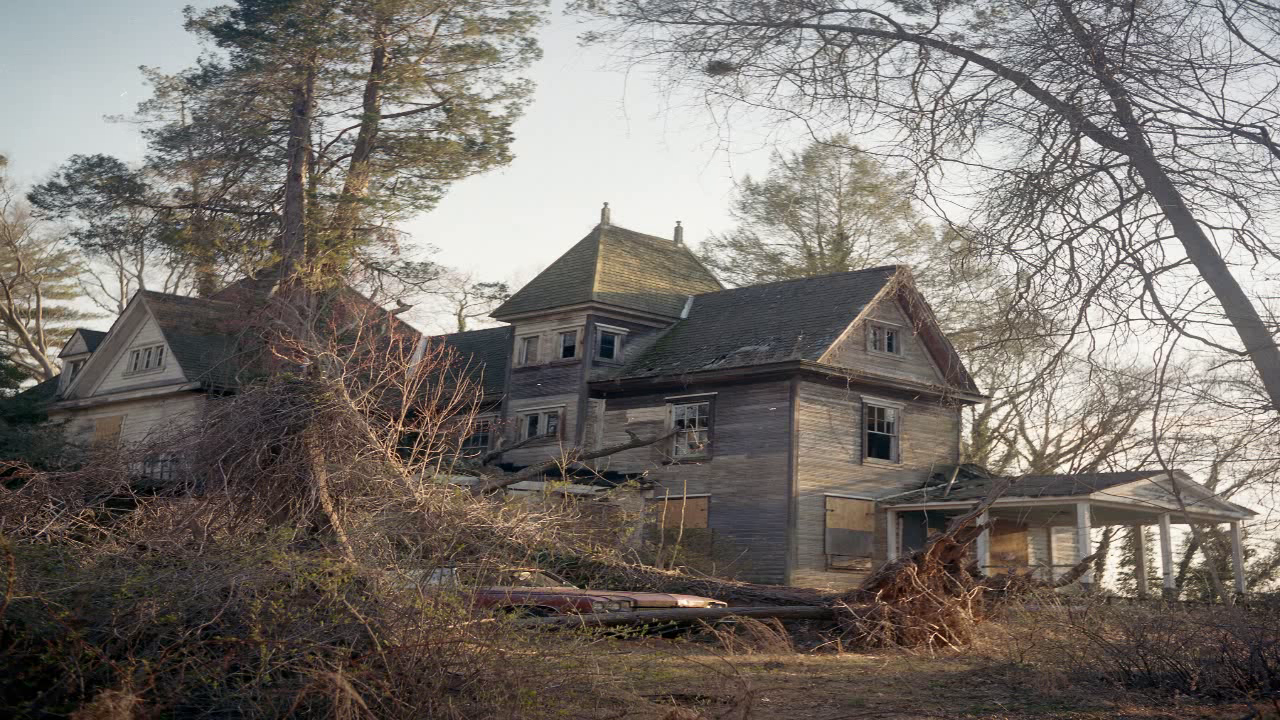
#> input picture frame 10 of Animacao/image_to_video.avi, 1280 x 720 px, given in place of nha-quem-manda-sou-eu-e-fim-de-papo-ytshorts.savetube.me.mp4, which was not available
$ python tracker.py
#> lines starting #> are read from the running program, lines starting #| are printed output that depends on the picture; after the words box and inside, x2 and y2 are one past the last pixel; in counts of white or black regions, pixels touching at a corner belong together; pictures that were not available may be replaced by others from this repository, and a replacement may not be noted
#> further down, frame is the input picture: shape (720, 1280, 3); mean B, G, R 109.3, 114.8, 121.2
import numpy as np
import cv2

ESC_KEY = 27

cap = cv2.VideoCapture('a-casa-e-minha-quem-manda-sou-eu-e-fim-de-papo-ytshorts.savetube.me.mp4') #Carregando o video

#Função que manipula os valores da trackbar
def setLimitsOfTrackbar():
    hue = {}   #Declarando um dicionario com 2 "gavetas"
    hue["min"] = cv2.getTrackbarPos("Min Hue", trackbarWindow)
    hue["max"] = cv2.getTrackbarPos("Max Hue", trackbarWindow)

    if hue["min"] > hue["max"]:  #Tratando o problema do mínimo ultrapassar o máximo
        cv2.setTrackbarPos("Max Hue", trackbarWindow, hue["min"])
        hue["max"] = cv2.getTrackbarPos("Max Hue", trackbarWindow)

    sat = {}    #Declarando um dicionario com 2 "gavetas"
    sat["min"] = cv2.getTrackbarPos("Min Saturation", trackbarWindow)
    sat["max"] = cv2.getTrackbarPos("Max Saturation", trackbarWindow)

    if sat["min"] > sat["max"]: #Tratando o problema do mínimo ultrapassar o máximo
        cv2.setTrackbarPos("Max Saturation", trackbarWindow, sat["min"])
        sat["max"] = cv2.getTrackbarPos("Max Saturation", trackbarWindow)

    val = {}    #Declarando um dicionario com 2 "gavetas"
    val["min"] = cv2.getTrackbarPos("Min Value", trackbarWindow)
    val["max"] = cv2.getTrackbarPos("Max Value", trackbarWindow)

    if val["min"] > val["max"]: #Tratando o problema do mínimo ultrapassar o máximo
        cv2.setTrackbarPos("Max Value", trackbarWindow, val["min"])
        val["max"] = cv2.getTrackbarPos("Max Value", trackbarWindow)

    return hue, sat, val

def computeTracking(frame, hue, sat, val):

    #Transforma a imagem de RGB para HSV
    hsvImage = cv2.cvtColor(frame, cv2.COLOR_BGR2HSV)
#> hsvImage: shape (720, 1280, 3); mean H, S, V 45, 41.6, 122.6

    #Definir os intervalos de cores que vão aparecer na imagem final
    lowerColor = np.array([hue['min'], sat["min"], val["min"]])
    upperColor = np.array([hue['max'], sat["max"], val["max"]])

    #Marcador pra saber se o pixel pertence ao intervalo ou não
    mask = cv2.inRange(hsvImage, lowerColor, upperColor)
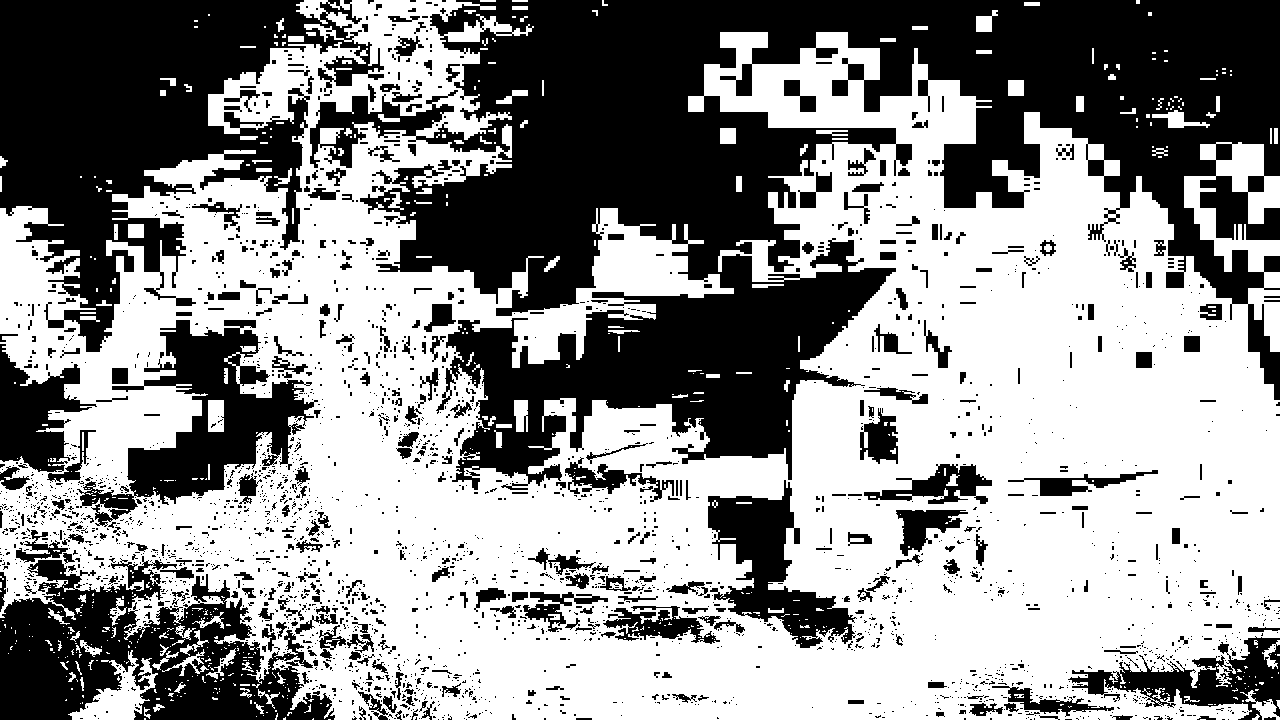
#> mask: shape (720, 1280); 56.5% white; 2732 black regions (2313 under 20 px), largest, box (x1, y1, x2, y2) and area: (310, 0, 1280, 490) 214185, (0, 0, 384, 352) 64727, (0, 556, 335, 720) 29788

    #Aplica máscara que "deixa passar" pixels pertencentes ao intervalo, como filtro
    result = cv2.bitwise_and(frame, frame, mask = mask)
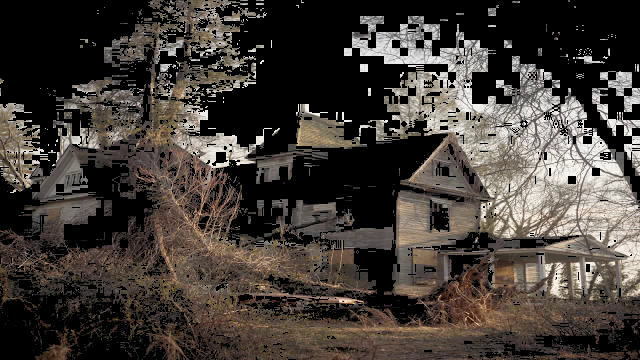
#> result: shape (720, 1280, 3) (shown at 1/2 size); mean B, G, R 56, 61.4, 67.8

    #Aplica limiarização
    gray = cv2.cvtColor(result, cv2.COLOR_BGR2GRAY)
    _,gray = cv2.threshold(gray, 0, 230, cv2.THRESH_BINARY | cv2.THRESH_OTSU)
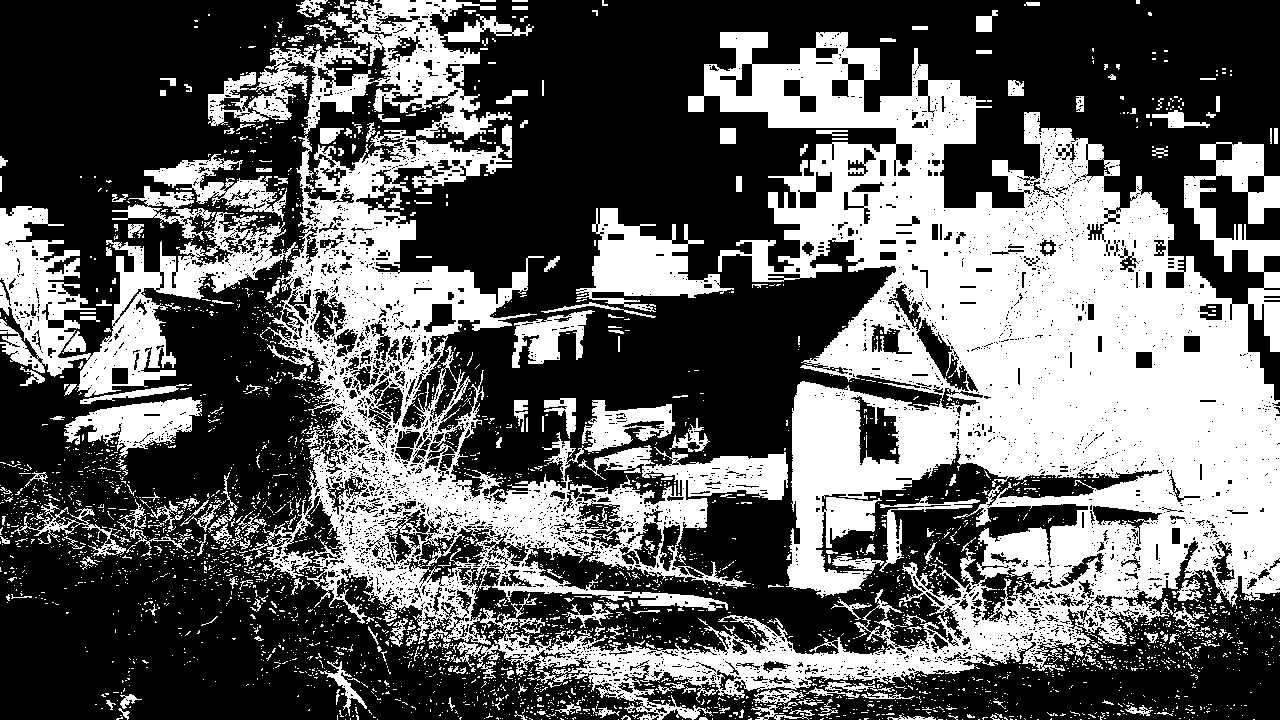
#> gray: shape (720, 1280); values 0 (black) and 230 (white), 38.4% white; 3504 white regions (3233 under 20 px)

    #Encontra pontos que circundam regiões conexas (contour)
    contours, hierarchy = cv2.findContours(gray, cv2.RETR_LIST, cv2.CHAIN_APPROX_SIMPLE)
#> contours = 9124 contours, 8346 with area under 20; largest, box (x1, y1, x2, y2) and area: (208, 0, 1280, 720) 323070, (0, 206, 298, 397) 20098, (576, 208, 734, 312) 6706, (64, 397, 202, 458) 4034, (144, 154, 287, 221) 2885

    #Se existir contornos
    if contours:
        #Retornando a área do primeiro grupo de pixels brancos
        maxArea = cv2.contourArea(contours[0])
#> maxArea = 0
        contourMaxAreaId = 0
        i = 0

        #Para cada grupo de pixels branco
        for cnt in contours:
            #Procura o grupo com a maior área
            if maxArea < cv2.contourArea(cnt):
                maxArea = cv2.contourArea(cnt)
                contourMaxAreaId = i
            i += 1
#> this loop made 9124 passes
#> maxArea on passes 84, 265, 273, 528, 1155, 1174, 2363, 3082: 78.5, 97, 146.5, 355, 374.5, 386, 388.5, 1531
#> after the loop, contourMaxAreaId = 9121; i = 9124; maxArea = 323070.5

        #Achei o contorno com maior área em pixels
        cntMaxArea = contours[contourMaxAreaId]
#> cntMaxArea = contour of 14077 points, box (x1, y1, x2, y2) (208, 0, 1280, 720), area 323070

        #Retorna um retângulo que envolve o contorno em questão
        xRect, yRect, wRect, hRect = cv2.boundingRect(cntMaxArea)
#> xRect = 208; yRect = 0; wRect = 1072; hRect = 720

        #Desenha caixa envolvente com espessura 3
        cv2.rectangle(frame, (xRect, yRect), (xRect + wRect, yRect + hRect), (255, 255, 0), 2)
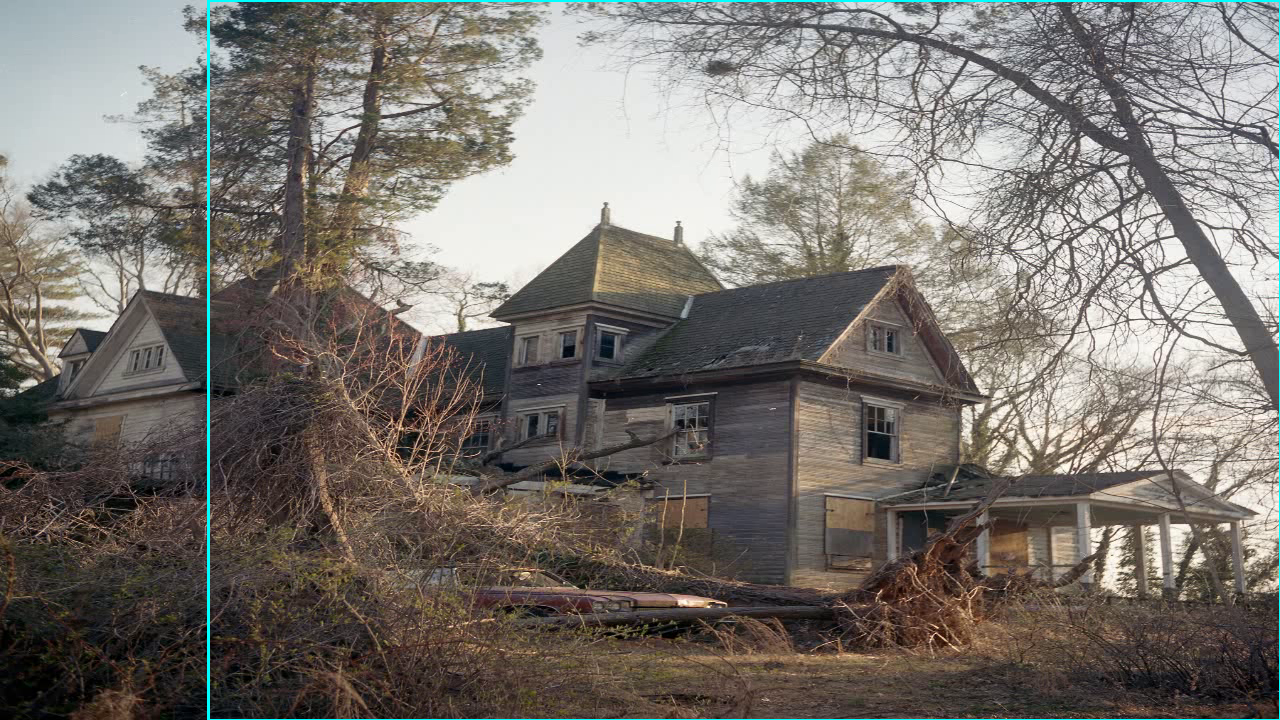
#> frame: shape (720, 1280, 3); 0.66% of pixels changed, all inside (x1, y1, x2, y2) = (207, 0, 1280, 720)

    return frame, gray

trackbarWindow = "trackbar window" #Dando nome para janela grafica
cv2.namedWindow(trackbarWindow)    #Criando a janela grafica

def onChange(val):
    return

#Criando as trackbars
cv2.createTrackbar("Min Hue", trackbarWindow, 0, 255, onChange)  #Mínimo e maximo
cv2.createTrackbar("Max Hue", trackbarWindow, 23, 255, onChange)

cv2.createTrackbar("Min Saturation", trackbarWindow, 0, 255, onChange)
cv2.createTrackbar("Max Saturation", trackbarWindow, 255, 255, onChange)

cv2.createTrackbar("Min Value", trackbarWindow, 43, 255, onChange)
cv2.createTrackbar("Max Value", trackbarWindow, 255, 255, onChange)

#Associando as trackbars criadas na janela, retorna oque esta marcado na barrinha
min_hue = cv2.getTrackbarPos("Min Hue", trackbarWindow)
max_hue = cv2.getTrackbarPos("Max Hue", trackbarWindow)

min_sat = cv2.getTrackbarPos("Min Saturation", trackbarWindow)
max_sat = cv2.getTrackbarPos("Max Saturation", trackbarWindow)

min_val = cv2.getTrackbarPos("Min Value", trackbarWindow)
max_val = cv2.getTrackbarPos("Max Value", trackbarWindow)

while True:
    success, frame = cap.read()  #Retorna cada frame do video, sucess diz se o carregamento foi bem sucessido

    hue, sat, val = setLimitsOfTrackbar()
    frame, gray = computeTracking(frame, hue, sat, val)

    cv2.imshow("mascara", gray)
    cv2.imshow("video", frame)

    if cv2.waitKey(20) & 0xFF == ord('q') or 0xFF == ESC_KEY:
#> (key q is pressed here)
        break

cap.release()
cv2.destroyAllWindows()

$ run again, starting later in the video
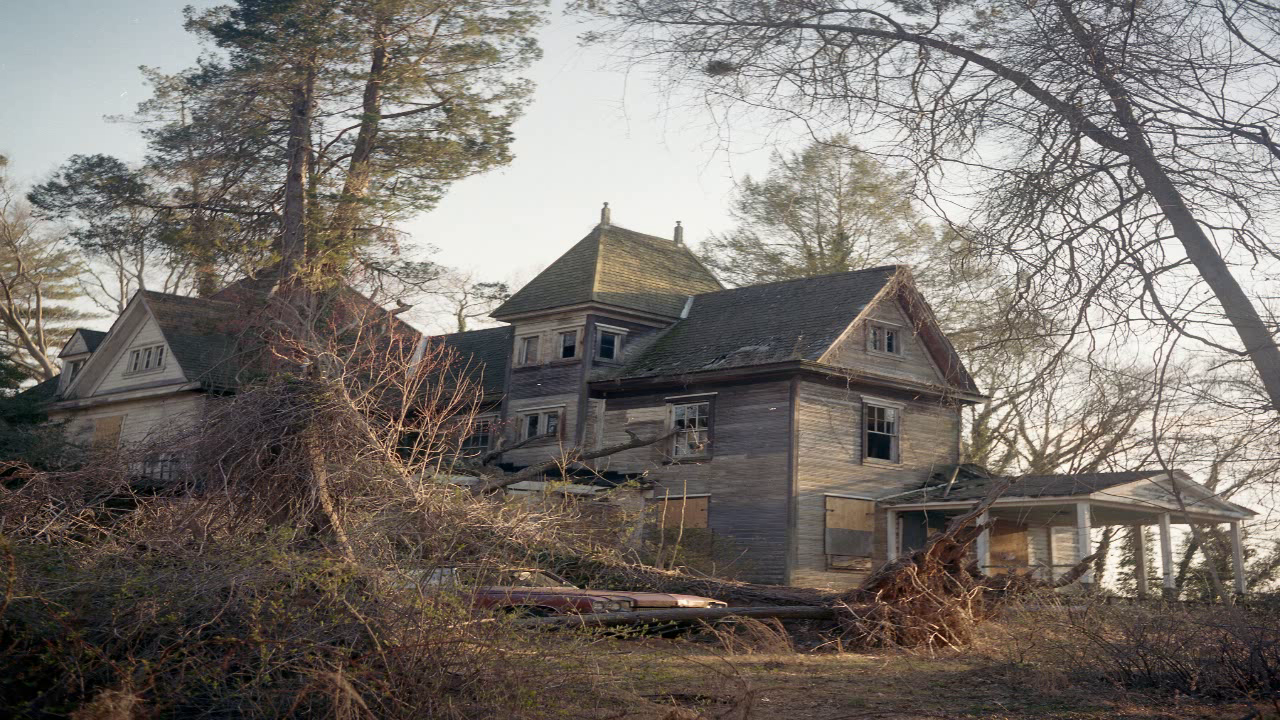
#> input picture frame 45 of Animacao/image_to_video.avi, 1280 x 720 px, given in place of nha-quem-manda-sou-eu-e-fim-de-papo-ytshorts.savetube.me.mp4, which was not available
#> frame is the input picture: shape (720, 1280, 3); mean B, G, R 109.2, 114.8, 121.2
#> hsvImage: shape (720, 1280, 3); mean H, S, V 46.7, 42.2, 122.7
#> in computeTracking, `mask = cv2.inRange(hsvImage, lowerColor, upperColor)`:
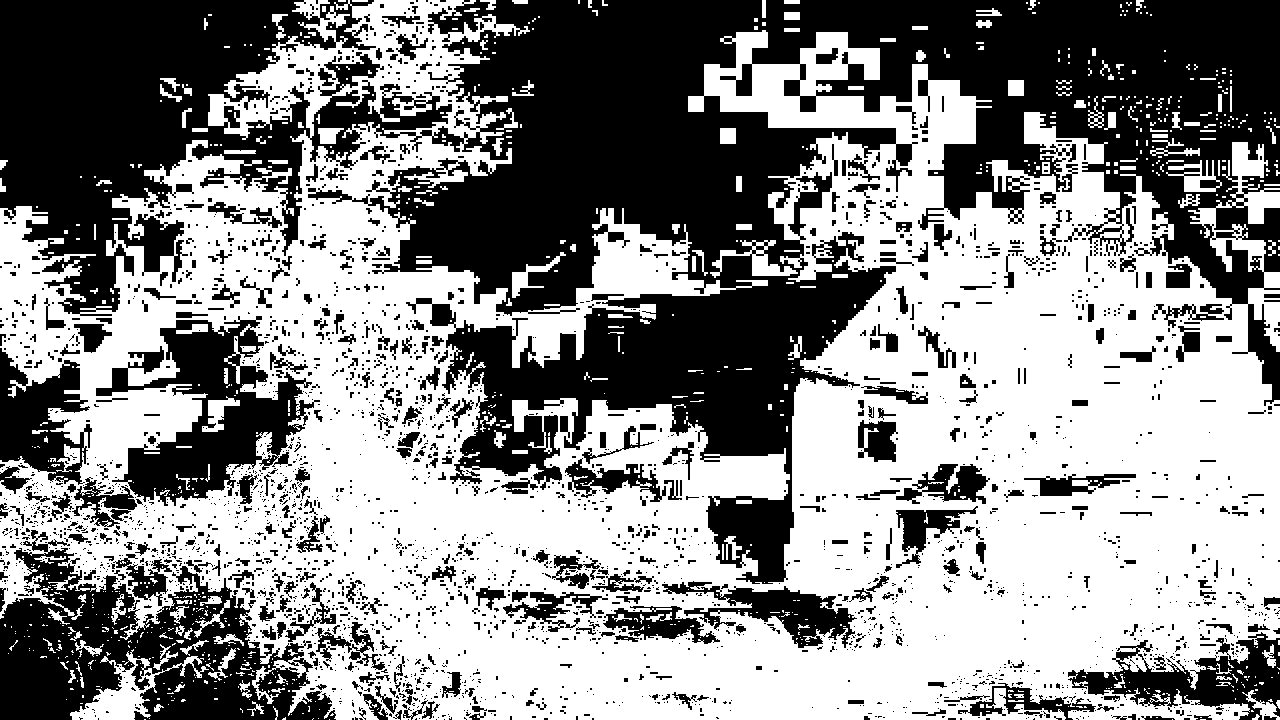
#> mask: shape (720, 1280); 54.6% white; 2913 black regions (2420 under 20 px), largest, box (x1, y1, x2, y2) and area: (0, 0, 1280, 584) 289715, (0, 530, 336, 720) 30394, (96, 316, 320, 506) 17293
#> contours = 9592 contours, 8697 with area under 20; largest, box (x1, y1, x2, y2) and area: (224, 0, 1280, 720) 313948, (0, 206, 285, 397) 21042, (576, 208, 751, 303) 6257, (112, 140, 292, 240) 4222, (64, 395, 202, 460) 4010
#> in computeTracking, `maxArea = cv2.contourArea(contours[0])`: maxArea = 0
#> the loop in computeTracking, `for cnt in contours:` made 9592 passes
#> maxArea on passes 77, 271, 295, 542, 560, 3237: 68, 95.5, 114.5, 131, 444, 1415.5
#> after the loop in computeTracking, `for cnt in contours:`: contourMaxAreaId = 9586; i = 9592; maxArea = 313948.5
#> cntMaxArea = contour of 16012 points, box (x1, y1, x2, y2) (224, 0, 1280, 720), area 313948
#> xRect = 224; yRect = 0; wRect = 1056; hRect = 720
#> in computeTracking, `cv2.rectangle(frame, (xRect, yRect), (xRect + wRect, yRect + hRect), (..`:
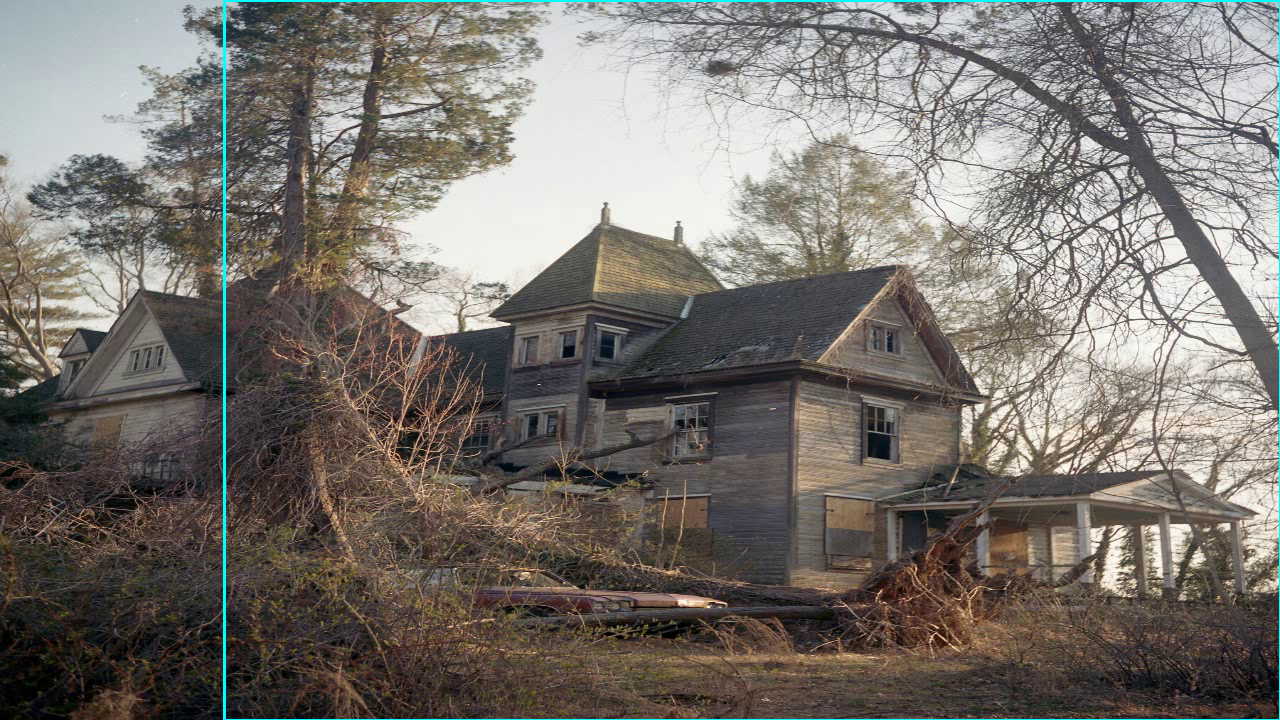
#> frame: shape (720, 1280, 3); 0.66% of pixels changed, all inside (x1, y1, x2, y2) = (223, 0, 1280, 720)
